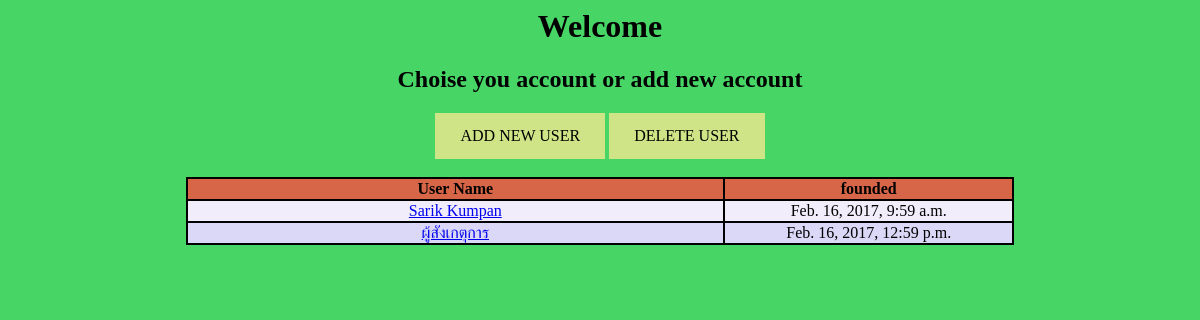
The app's page /accounting/ with its own data.
### accounting/models.py (models this page shows, shortened)
class User(models.Model):
    user_name = models.CharField(max_length=60)
    founded = models.DateTimeField('date founded')

### accounting/views.py (the view)
class IndexView(generic.ListView): #for show home page that show all user
    model = User
    template_name = 'accounting/index.html'
    context_object_name = 'user_list'

### accounting/templates/accounting/index.html (shortened to what this page needs)
<head>
</head>
<body style="background-color:#47d666">
<center>
<h1> Welcome </h1>
<h2> Choise you account or add new account </h2>
<a class="box" href="{% url 'accounting:add_user_page' %}">ADD NEW USER</a>
<a class="box" href="{% url 'accounting:delete_user_page' %}">DELETE USER</a> <br><br>
{% if user_list %}
    <table>
    	<tr>
			<th class="user">User Name</th>
			<th>founded</th>
		</tr>
	{% for user in user_list %}
        <tr>
		    <td><a href="{% url 'accounting:user_book' pk=user.id %}">{{user.user_name}}</a></td>
            <td style="text-align:center">{{user.founded}}</td>
        </tr>
	{% endfor %}
{% endif %}
</table>
</center>
</body>

### accounting/templates/accounting/index.html (style rules this page uses)
th, th.user { border: 2px solid black; background-color: #d66647; border-collapse: collapse }
th.user { width: 65%; }
table { width:70%; border: 2px solid black; border-collapse: collapse; }
td { text-align:center; border: 2px solid black; }
tr:nth-child(odd) { background-color: #dad8f6; }
tr:nth-child(even) { background-color: #f1edfb; }
a.box:link, a.box:visited { background-color: #cfe486; color: black; padding: 14px 25px; text-align: center; text-decoration: none; display: inline-block; }

### records on screen
User: user_name "Sarik Kumpan", founded "Feb. 16, 2017, 9:59 a.m."
User: user_name "ผู้สังเกตุการ", founded "Feb. 16, 2017, 12:59 p.m."
